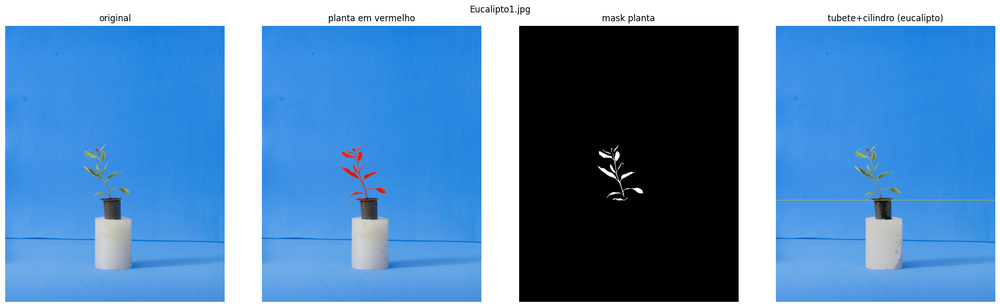
#> input picture _dev_debug/dev_Eucalipto1.png, 1000 x 307 px, shrunk from 1932 x 593 before the run
$ python -i _dev_pipeline.py   (imports and definitions only)
#> lines starting #> are read from the running program, lines starting #| are printed output that depends on the picture; after the words box and inside, x2 and y2 are one past the last pixel; in counts of white or black regions, pixels touching at a corner belong together
"""
Pipeline de desenvolvimento: teste rapido dos passos.

Objetivo: iterar sobre segmentacao, area, contagem, diametro e comprimento
ate cada parte ficar razoavel no dataset, antes de virar celula de notebook.
"""
from pathlib import Path
import math

import cv2
import numpy as np
import matplotlib.pyplot as plt


BASE = Path(__file__).parent
PASTA_EUCALIPTO = BASE / "Dataset_Projeto1" / "_Eucalipto_Escolhidos1"
PASTA_PINHEIRO = BASE / "Dataset_Projeto1" / "_Pinheiro_Escolhidos1"
PASTA_DEBUG = BASE / "_dev_debug"
# [1 line not run here, left out]


# -----------------------------------------------------------------
# Leitura e especie
# -----------------------------------------------------------------
# [5 lines left out: function LerImagemRGB, not called in this run]


def Especie(caminho):
    return "pinheiro" if "pinheiro" in caminho.name.lower() else "eucalipto"


# -----------------------------------------------------------------
# SEGMENTACAO
# -----------------------------------------------------------------
def _maior_componente(mask):
    if not np.any(mask):
        return np.zeros_like(mask, dtype=bool)
    n, labels, stats, _ = cv2.connectedComponentsWithStats(mask.astype(np.uint8), connectivity=8)
    if n <= 1:
        return np.zeros_like(mask, dtype=bool)
    idx_best = 1 + int(np.argmax(stats[1:, cv2.CC_STAT_AREA]))
    return labels == idx_best


def _filtra_area_min(mask, area_min):
    n, labels, stats, _ = cv2.connectedComponentsWithStats(mask.astype(np.uint8), connectivity=8)
    saida = np.zeros_like(mask, dtype=bool)
    for idx in range(1, n):
        if stats[idx, cv2.CC_STAT_AREA] >= area_min:
            saida |= labels == idx
    return saida


def SegmentaCena(img_rgb):
    """Segmenta planta, tubete preto e cilindro branco sobre fundo azul."""
    h, w = img_rgb.shape[:2]
#> h = 307; w = 1000
    img_hsv = cv2.cvtColor(img_rgb, cv2.COLOR_RGB2HSV)
#> img_hsv: shape (307, 1000, 3); mean H, S, V 63.1, 106.2, 186.3
    H, S, V = img_hsv[:, :, 0], img_hsv[:, :, 1], img_hsv[:, :, 2]
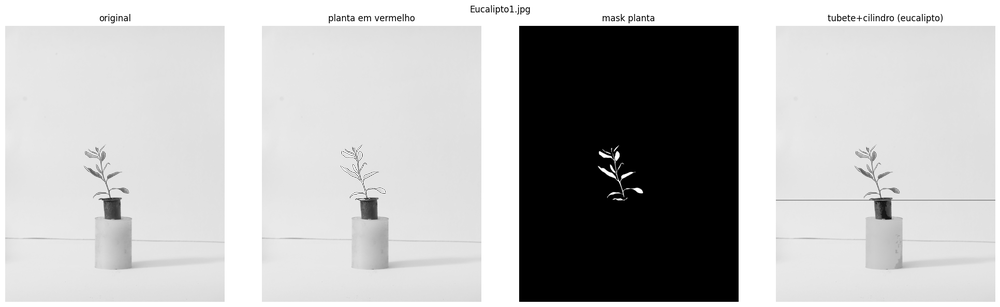
#> V: shape (307, 1000); min 0, max 255, mean 186.3
    R, G, B = img_rgb[:, :, 0], img_rgb[:, :, 1], img_rgb[:, :, 2]
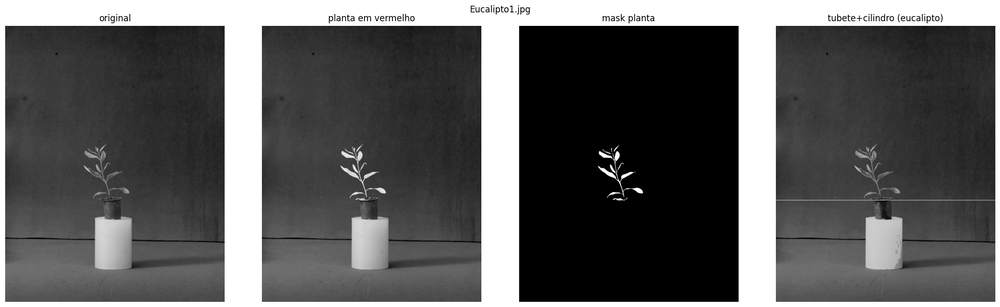
#> R: shape (307, 1000); min 0, max 255, mean 92.4
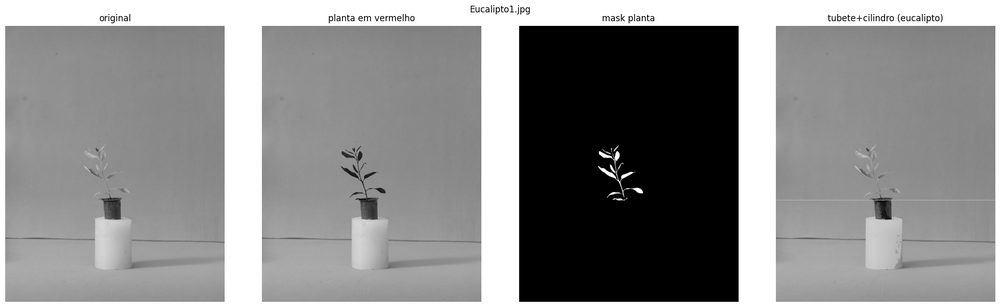
#> G: shape (307, 1000); min 0, max 255, mean 139.7

    # Fundo azul
    mask_fundo = (H >= 90) & (H <= 135) & (S >= 60) & (V >= 50) & (B.astype(int) > R.astype(int) + 8)
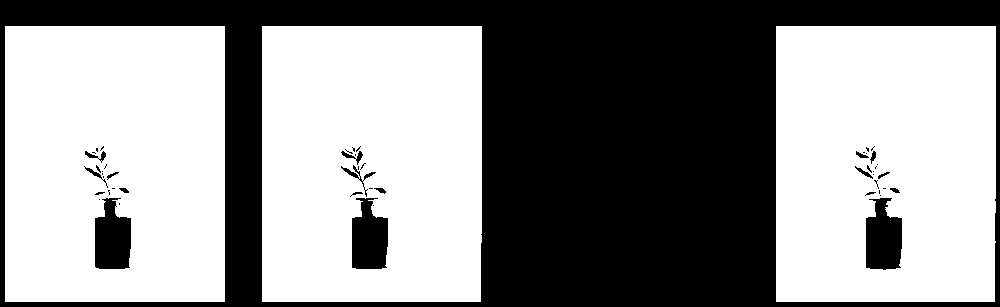
#> mask_fundo: shape (307, 1000) bool; 57% white; 52 black regions (35 under 20 px), largest, box (x1, y1, x2, y2) and area: (0, 0, 1000, 307) 124989, (866, 198, 902, 270) 2061, (95, 198, 131, 269) 2039
    mask_frente = ~mask_fundo
    k3 = cv2.getStructuringElement(cv2.MORPH_ELLIPSE, (3, 3))
    mask_frente = cv2.morphologyEx(mask_frente.astype(np.uint8) * 255, cv2.MORPH_OPEN, k3)
#> mask_frente: shape (307, 1000); 42.9% white; 26 white regions (7 under 20 px), largest, box (x1, y1, x2, y2) and area: (0, 0, 1000, 307) 124989, (866, 198, 902, 270) 2041, (95, 198, 131, 269) 2015
    mask_frente = cv2.morphologyEx(mask_frente, cv2.MORPH_CLOSE, np.ones((5, 5), np.uint8)) > 0
#> mask_frente: shape (307, 1000) bool; 42.9% white; 20 white regions (3 under 20 px), largest, box (x1, y1, x2, y2) and area: (0, 0, 1000, 307) 124991, (866, 198, 902, 270) 2050, (352, 198, 388, 269) 2021

    # Tubete preto
    mask_preto_raw = (V < 80) & mask_frente
#> mask_preto_raw: shape (307, 1000) bool; 19.8% white; 151 white regions (147 under 20 px), largest, box (x1, y1, x2, y2) and area: (519, 26, 738, 302) 60033, (875, 201, 891, 219) 143, (105, 198, 120, 219) 134, (361, 200, 377, 219) 125
    mask_preto_raw = cv2.morphologyEx(mask_preto_raw.astype(np.uint8) * 255, cv2.MORPH_OPEN, k3) > 0
#> mask_preto_raw: shape (307, 1000) bool; 19.7% white; 4 white regions, box (x1, y1, x2, y2) and area: (519, 26, 738, 302) 59970, (878, 201, 890, 219) 129, (106, 198, 118, 219) 122, (366, 200, 376, 219) 109
    mask_preto_raw[: int(0.40 * h)] = False
    mask_tubete = _maior_componente(mask_preto_raw)
#> in _maior_componente, `n, labels, stats, _ = cv2.connectedComponentsWithStats(mask.astype(np...`:
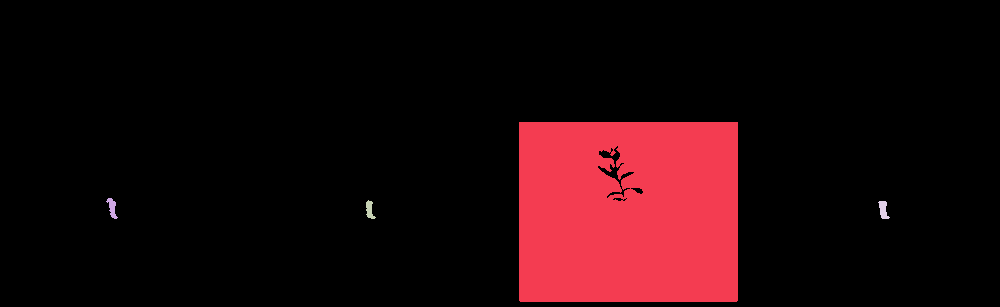
#> labels: shape (307, 1000) int32; 5 distinct labels, from 0 to 4; one colour per label, 0 black
#> in _maior_componente, `n, labels, stats, _ = cv2.connectedComponentsWithStats(mask.astype(np...`: n = 5; stats = [[0, 0, 1000, 307, 267692], [519, 122, 219, 180, 38948], [106, 198, 12, 21, 122], [366, 200, 10, 19, 109], [878, 201, 12, 18, 129]]
#> in _maior_componente, `idx_best = 1 + int(np.argmax(stats[1:, cv2.CC_STAT_AREA]))`: idx_best = 1
#> in _maior_componente, `return labels == idx_best`: returned value: shape (307, 1000) bool; 12.7% white; 1 white region, box (x1, y1, x2, y2) and area: (519, 122, 738, 302) 38948

    # Cilindro branco
    mask_branco_raw = (V >= 170) & (S < 60) & mask_frente
#> mask_branco_raw: shape (307, 1000) bool; 22.3% white; 49 white regions (40 under 20 px), largest, box (x1, y1, x2, y2) and area: (0, 0, 1000, 307) 63227, (866, 217, 902, 270) 1750, (95, 217, 131, 269) 1650
    mask_branco_raw = cv2.morphologyEx(mask_branco_raw.astype(np.uint8) * 255, cv2.MORPH_CLOSE, np.ones((7, 7), np.uint8)) > 0
#> mask_branco_raw: shape (307, 1000) bool; 22.8% white; 12 white regions (5 under 20 px), largest, box (x1, y1, x2, y2) and area: (0, 0, 1000, 307) 64271, (866, 217, 902, 270) 1759, (352, 217, 388, 269) 1723
    mask_branco_raw[: int(0.45 * h)] = False
#> mask_branco_raw: shape (307, 1000) bool; 9.9% white; 12 white regions (5 under 20 px), largest, box (x1, y1, x2, y2) and area: (0, 138, 1000, 307) 24831, (866, 217, 902, 270) 1759, (352, 217, 388, 269) 1723
    mask_cilindro = _maior_componente(mask_branco_raw)
#> in _maior_componente (call 2), `n, labels, stats, _ = cv2.connectedComponentsWithStats(mask.astype(np...`:
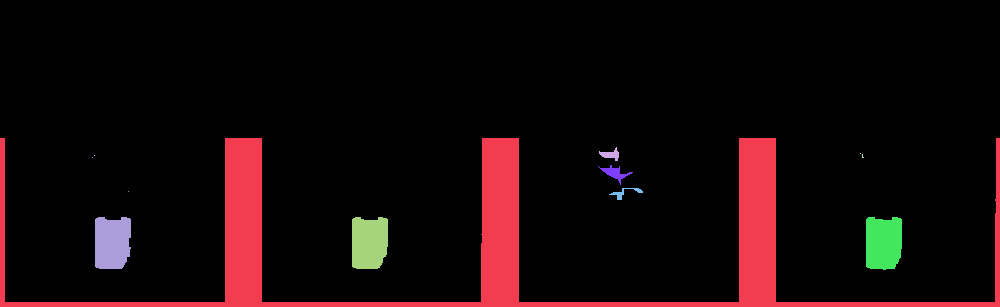
#> labels: shape (307, 1000) int32; 13 distinct labels, from 0 to 12; one colour per label, 0 black
#> in _maior_componente (call 2), `n, labels, stats, _ = cv2.connectedComponentsWithStats(mask.astype(np...`: n = 13; stats = 13 rows, first 6: [0, 0, 1000, 302, 276506], [0, 138, 1000, 169, 24831], [599, 147, 20, 14, 131], [860, 153, 1, 1, 1], [94, 155, 1, 1, 1], [862, 154, 2, 4, 5]
#> in _maior_componente (call 2), `return labels == idx_best`: returned value: shape (307, 1000) bool; 8.1% white; 1 white region, box (x1, y1, x2, y2) and area: (0, 138, 1000, 307) 24831

    # Pontos de referencia
    if np.any(mask_tubete):
        ys, xs = np.where(mask_tubete)
        y_topo_tubete = int(ys.min())
#> y_topo_tubete = 122
        x_centro_tubete = int(np.median(xs))
#> x_centro_tubete = 629
    else:
        y_topo_tubete = int(0.62 * h)
        x_centro_tubete = w // 2

    # Planta
    # - verde/amarelo por matiz
    # - ou fortemente vermelho-avermelhado no topo (brotos novos)
    # - ou simplesmente nao-azul com canal verde/vermelho dominante
    matiz_verde = (H >= 20) & (H <= 95)
#> matiz_verde: shape (307, 1000) bool; 0.96% white; 92 white regions (76 under 20 px), largest, box (x1, y1, x2, y2) and area: (96, 211, 129, 245) 675, (353, 213, 386, 245) 663, (867, 211, 900, 245) 641
    matiz_avermelhado = (H >= 0) & (H <= 20) & (S >= 80)  # brotos novos do eucalipto
#> matiz_avermelhado: shape (307, 1000) bool; 0.08% white in thin lines or dots, all inside (x1, y1, x2, y2) = (97, 147, 882, 210)
    canal_vegetacao = (G.astype(int) - B.astype(int) > 0) & (G > 50)
#> canal_vegetacao: shape (307, 1000) bool; 0.88% white; 72 white regions (58 under 20 px), largest, box (x1, y1, x2, y2) and area: (96, 202, 129, 244) 711, (353, 202, 385, 244) 704, (868, 202, 899, 244) 643

    mask_planta_cor = (matiz_verde | matiz_avermelhado | canal_vegetacao)
#> mask_planta_cor: shape (307, 1000) bool; 1.1% white; 109 white regions (88 under 20 px), largest, box (x1, y1, x2, y2) and area: (96, 202, 129, 245) 749, (353, 202, 386, 245) 738, (866, 202, 900, 245) 715
    mask_planta = mask_planta_cor & mask_frente & (~mask_tubete) & (~mask_cilindro) & (~mask_fundo)
#> mask_planta: shape (307, 1000) bool; 0.94% white; 80 white regions (61 under 20 px), largest, box (x1, y1, x2, y2) and area: (96, 202, 129, 245) 749, (353, 202, 386, 245) 738, (867, 202, 900, 245) 714

    # So aceito planta ESTRITAMENTE acima do tubete (com uma margem pequena para capturar coleto)
    corte_y = y_topo_tubete + 8
#> corte_y = 130
    mask_planta[corte_y:, :] = False
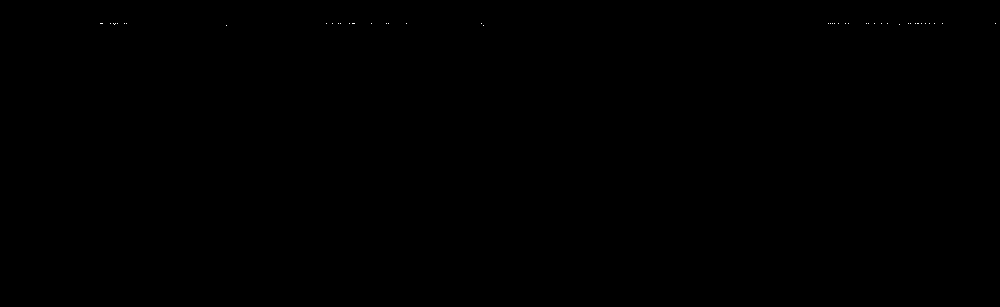
#> mask_planta: shape (307, 1000) bool; 0.02% white in thin lines or dots, all inside (x1, y1, x2, y2) = (100, 23, 996, 26)

    # Limpeza
    k3 = cv2.getStructuringElement(cv2.MORPH_ELLIPSE, (3, 3))
    mask_planta = cv2.morphologyEx(mask_planta.astype(np.uint8) * 255, cv2.MORPH_CLOSE, k3) > 0
    mask_planta = cv2.morphologyEx(mask_planta.astype(np.uint8) * 255, cv2.MORPH_OPEN, k3) > 0
#> mask_planta: shape (307, 1000) bool; every value is 0

    # Remove componentes pequenos
    area_min = max(120, int(0.000015 * h * w))
#> area_min = 120
    mask_planta = _filtra_area_min(mask_planta, area_min)
#> in _filtra_area_min, `n, labels, stats, _ = cv2.connectedComponentsWithStats(mask.astype(np...`: labels: shape (307, 1000) int32; every value is 0
#> in _filtra_area_min, `n, labels, stats, _ = cv2.connectedComponentsWithStats(mask.astype(np...`: n = 1; stats = [[0, 0, 1000, 307, 307000]]

    # Agora pego a componente principal: a maior que toque a faixa do coleto
    if np.any(mask_planta):
        n, labels, stats, _ = cv2.connectedComponentsWithStats(mask_planta.astype(np.uint8), connectivity=8)
        # Ordena por area decrescente
        areas = [(stats[idx, cv2.CC_STAT_AREA], idx) for idx in range(1, n)]
        areas.sort(reverse=True)

        faixa_coleto_y0 = max(0, y_topo_tubete - 80)
        faixa_coleto_y1 = min(h, y_topo_tubete + 10)
        faixa_coleto_x0 = max(0, x_centro_tubete - 150)
        faixa_coleto_x1 = min(w, x_centro_tubete + 150)

        idx_principal = None
        for area, idx in areas:
            comp = labels == idx
            if np.any(comp[faixa_coleto_y0:faixa_coleto_y1, faixa_coleto_x0:faixa_coleto_x1]):
                idx_principal = idx
                break

        if idx_principal is None and areas:
            idx_principal = areas[0][1]

        if idx_principal is not None:
            # Ficamos com a componente principal + qualquer outra proxima verticalmente (folhas destacadas)
            principal = labels == idx_principal
            dilatada = cv2.dilate(principal.astype(np.uint8), np.ones((25, 25), np.uint8), iterations=3) > 0
            mask_planta_final = np.zeros_like(mask_planta)
            for area, idx in areas:
                comp = labels == idx
                # se a componente toca a zona expandida da principal, faz parte
                if np.any(comp & dilatada):
                    mask_planta_final |= comp
            mask_planta = mask_planta_final

    # Diametro do cilindro branco
    diametro_cilindro_px = None
    if np.any(mask_cilindro):
        ys_c, xs_c = np.where(mask_cilindro)
        diametro_cilindro_px = float(xs_c.max() - xs_c.min() + 1)
#> diametro_cilindro_px = 1000

    return {
        "mask_fundo": mask_fundo,
        "mask_frente": mask_frente,
        "mask_tubete": mask_tubete,
        "mask_cilindro": mask_cilindro,
        "mask_planta": mask_planta,
        "y_topo_tubete": y_topo_tubete,
        "x_centro_tubete": x_centro_tubete,
        "diametro_cilindro_px": diametro_cilindro_px,
    }


# -----------------------------------------------------------------
# DEBUG
# -----------------------------------------------------------------
# [27 lines left out: function Debug, not called in this run]


# [4 lines not run here, left out]

>>> import cv2
>>> picture = cv2.cvtColor(cv2.imread('_dev_debug/dev_Eucalipto1.png'), cv2.COLOR_BGR2RGB)
>>> result = SegmentaCena(picture)
#> result = 8 items

$ run again, on _dev_debug/exploracao_eucalipto_23_5_variantes.png
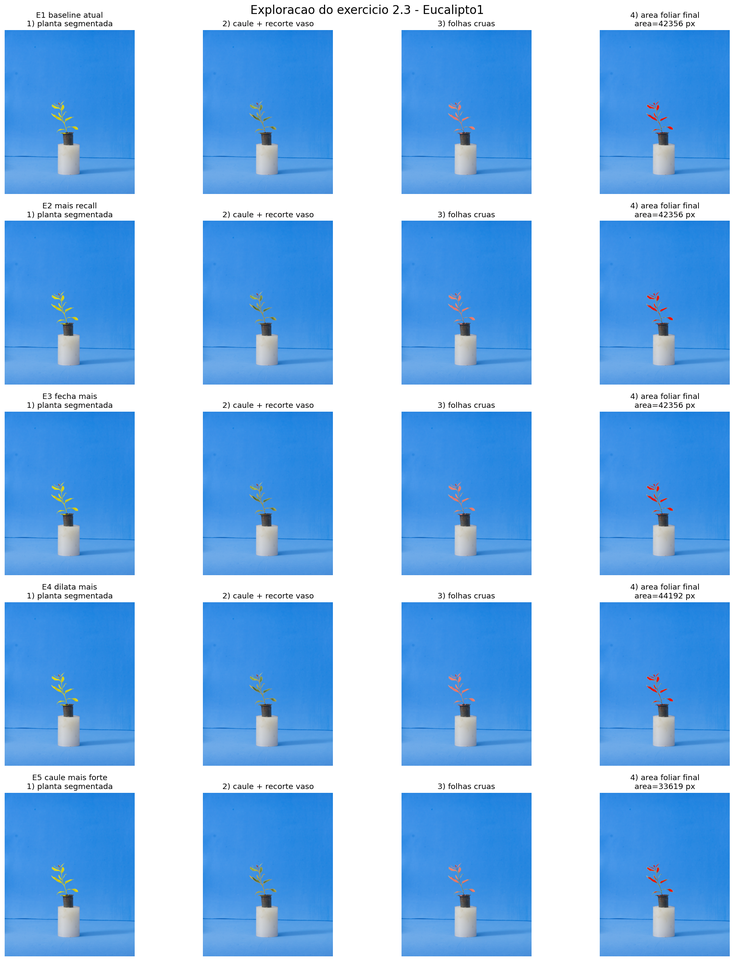
#> input picture _dev_debug/exploracao_eucalipto_23_5_variantes.png, 734 x 961 px, shrunk from 1733 x 2269 before the run
#> img_hsv: shape (961, 734, 3); mean H, S, V 65.3, 108.3, 235.2
#> in SegmentaCena, `mask_fundo = (H >= 90) & (H <= 135) & (S >= 60) & (V >= 50) & (B.astyp..`:
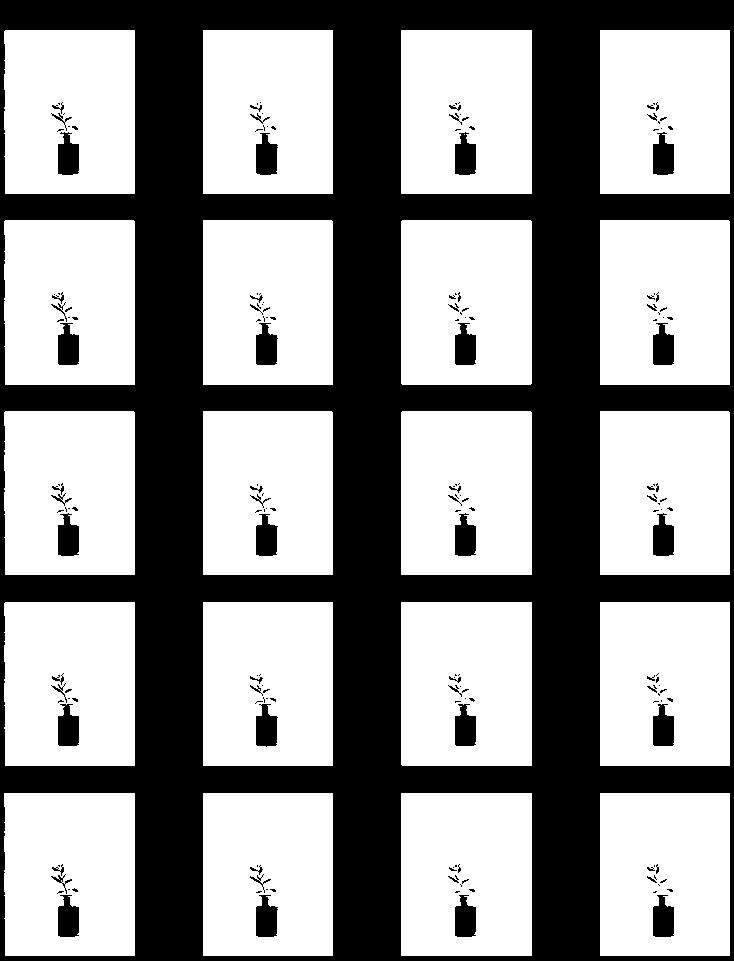
#> mask_fundo: shape (961, 734) bool; 58.3% white; 192 black regions (136 under 20 px), largest, box (x1, y1, x2, y2) and area: (0, 0, 734, 961) 277889, (58, 132, 79, 175) 716, (256, 895, 278, 937) 716
#> in _maior_componente, `n, labels, stats, _ = cv2.connectedComponentsWithStats(mask.astype(np...`: n = 13; stats = 13 rows, first 6: [0, 0, 734, 961, 704949], [66, 515, 5, 11, 33], [264, 515, 5, 11, 33], [660, 514, 6, 12, 36], [463, 516, 5, 10, 33], [66, 705, 5, 12, 37]
#> idx_best = 7
#> in _maior_componente (call 2), `n, labels, stats, _ = cv2.connectedComponentsWithStats(mask.astype(np...`: n = 30; stats = 30 rows, first 6: [0, 0, 734, 956, 554984], [0, 432, 734, 529, 143284], [450, 486, 1, 1, 1], [471, 507, 1, 1, 1], [473, 508, 2, 2, 2], [58, 525, 21, 31, 589]
#> ys = 39 values from 705 to 716; xs = 39 values, max 467 at index 37, min 462 at index 3, mean 464.7
#> y_topo_tubete = 705
#> x_centro_tubete = 465
#> matiz_verde: shape (961, 734) bool; 1% white; 398 white regions (352 under 20 px), largest, box (x1, y1, x2, y2) and area: (257, 522, 276, 542) 243, (654, 331, 673, 351) 241, (257, 713, 276, 732) 241
#> matiz_avermelhado: shape (961, 734) bool; 0.08% white in thin lines or dots, all inside (x1, y1, x2, y2) = (59, 103, 673, 899)
#> canal_vegetacao: shape (961, 734) bool; 0.98% white; 305 white regions (266 under 20 px), largest, box (x1, y1, x2, y2) and area: (257, 514, 276, 541) 265, (59, 513, 78, 541) 264, (654, 897, 673, 922) 257
#> mask_planta_cor: shape (961, 734) bool; 1.2% white; 456 white regions (410 under 20 px), largest, box (x1, y1, x2, y2) and area: (59, 513, 78, 541) 279, (257, 514, 276, 542) 279, (654, 325, 673, 351) 270
#> corte_y = 713
#> in _filtra_area_min, `n, labels, stats, _ = cv2.connectedComponentsWithStats(mask.astype(np...`: n = 59; stats = 59 rows, first 6: [0, 0, 734, 961, 701645], [52, 105, 5, 4, 11], [250, 105, 5, 4, 10], [60, 106, 4, 5, 12], [258, 107, 4, 4, 8], [54, 115, 8, 6, 20]
#> in SegmentaCena, `n, labels, stats, _ = cv2.connectedComponentsWithStats(mask_planta.ast..`: n = 13; stats = 13 rows, first 6: [0, 0, 734, 961, 702153], [59, 132, 19, 28, 267], [257, 135, 19, 25, 268], [456, 135, 19, 25, 260], [654, 135, 19, 25, 268], [59, 323, 19, 28, 276]
#> areas = [(267, 1), (268, 2), (260, 3), (268, 4), (276, 5), (281, 6), (265, 7), (269, 8), (271, 9), (269, 10), (260, 11), (267, 12)]
#> faixa_coleto_y0 = 625
#> faixa_coleto_y1 = 715
#> faixa_coleto_x0 = 315
#> faixa_coleto_x1 = 615
#> the loop in SegmentaCena, `for area, idx in areas:` made 12 passes
#> idx_principal = 6
#> in SegmentaCena, `dilatada = cv2.dilate(principal.astype(np.uint8), np.ones((25, 25), np..`:
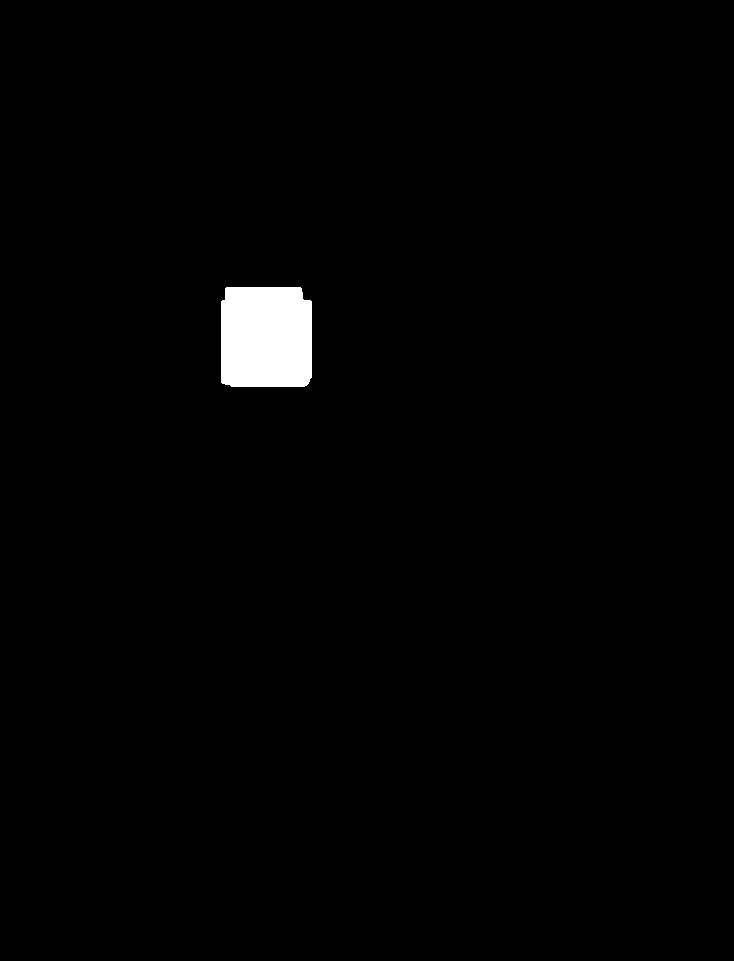
#> dilatada: shape (961, 734) bool; 1.3% white; 1 white region, box (x1, y1, x2, y2) and area: (221, 287, 312, 387) 8870
#> diametro_cilindro_px = 734
#> result = 8 items
